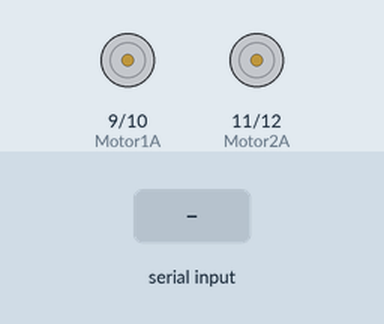
The sketch below on a simulated Arduino Uno, built with avr-gcc and run on an emulated ATmega328P. Parts: motor-driver pin pairs drawn as motors (green arrow = first pin HIGH = forward, orange = second pin HIGH = backward, longer = more drive). The inputs (shaded band) are chosen by the test bench.

Above: at 1.2 s.
1.3 s: "F" received over the second serial link
At 2.5 s:
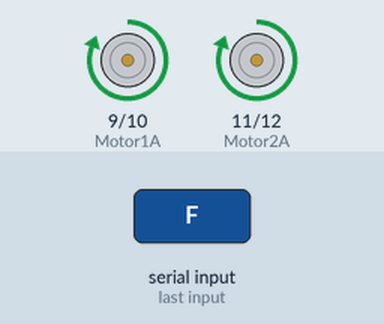
2.8 s: "B" received over the second serial link
At 3.7 s:
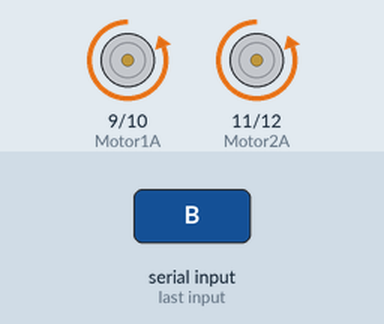
4.3 s: "L" received over the second serial link
At 4.8 s:
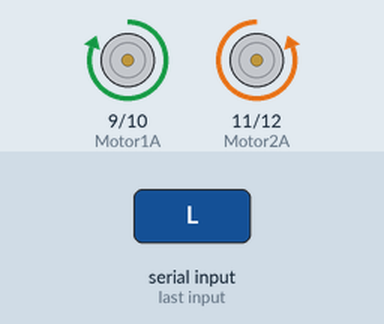
5.8 s: "R" received over the second serial link
At 7.0 s:
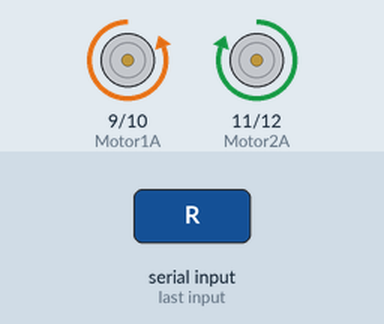
7.3 s: "S" received over the second serial link
At 8.3 s:
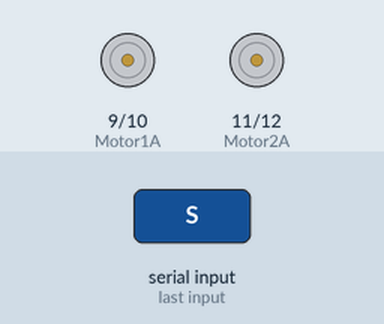
Timing chart, 0 to 9.8 s (numbered marks = the images above; inputs shaded):
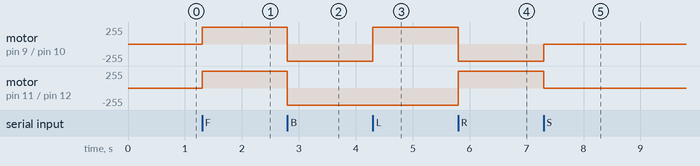

The sketch:

carro2.ino
```cpp
#include <SoftwareSerial.h>
#include <Servo.h>

int Btx =3;
int Brx =2;

SoftwareSerial bluetooth(Btx,Brx);
//
int Motor1A = 9;
int Motor1B = 10;

int Motor2A = 11;
int Motor2B = 12;


void setup() {
  bluetooth.begin(115200);
  bluetooth.begin(9600);
  pinMode(Motor1A,OUTPUT);
  pinMode(Motor1B,OUTPUT);
  pinMode(Motor2A,OUTPUT);
  pinMode(Motor2B,OUTPUT);

  digitalWrite(Motor1A,LOW);
  digitalWrite(Motor1B,LOW);
  digitalWrite(Motor2A,LOW);
  digitalWrite(Motor2B,LOW);


}
  int flag1 = -1;

void loop() {

  if(bluetooth.available()){
    char toSend = (char)bluetooth.read();
    if(toSend == 'S'){
      flag1 = 0;


      digitalWrite(Motor1A, LOW);
      analogWrite(Motor1B, LOW);
      digitalWrite(Motor2A, LOW);
      analogWrite(Motor2B, LOW);

    }
   if(toSend == 'F'){
    if(flag1!=1){
      flag1=1;
      digitalWrite(Motor1A, HIGH);
      analogWrite(Motor1B, 0);
      digitalWrite(Motor2A, HIGH);
      analogWrite(Motor2B, 0);
    }
   }
   if(toSend == 'B' ){
    if(flag1!=2){
      flag1=2;
      digitalWrite(Motor1B, HIGH);
      analogWrite(Motor1A, 0);
      digitalWrite(Motor2B, HIGH);
      analogWrite(Motor2A, 0);
    }
   }
   if(toSend == 'L' ){
    if(flag1!=3){
      flag1=3;
      digitalWrite(Motor2B, HIGH);
      analogWrite(Motor2A, 0);
      digitalWrite(Motor1A, HIGH);
      analogWrite(Motor1B, 0);
    }
   }
   else
   if(toSend == 'R' ){
    if(flag1!=4){
      flag1=4;
      digitalWrite(Motor1B, HIGH);
      analogWrite(Motor1A, 0);
      digitalWrite(Motor2A, HIGH);
      analogWrite(Motor2B, 0);
    }

   }

  }
}
```

Measured:
- after the input at 1.3 s, motor on pin 9 (Motor1A) / pin 10 (Motor1B), motor on pin 11 (Motor2A) / pin 12 (Motor2B): stopped → forward 255/255 at once
- after the input at 2.8 s, motor on pin 9 (Motor1A) / pin 10 (Motor1B), motor on pin 11 (Motor2A) / pin 12 (Motor2B): forward 255/255 → backward 255/255 at once
- after the input at 4.3 s, motor on pin 9 (Motor1A) / pin 10 (Motor1B): backward 255/255 → forward 255/255 at once
- after the input at 5.8 s, motor on pin 9 (Motor1A) / pin 10 (Motor1B): forward 255/255 → backward 255/255 at once; motor on pin 11 (Motor2A) / pin 12 (Motor2B): backward 255/255 → forward 255/255 at once
- after the input at 7.3 s, motor on pin 9 (Motor1A) / pin 10 (Motor1B): backward 255/255 → stopped at once; motor on pin 11 (Motor2A) / pin 12 (Motor2B): forward 255/255 → stopped at once
